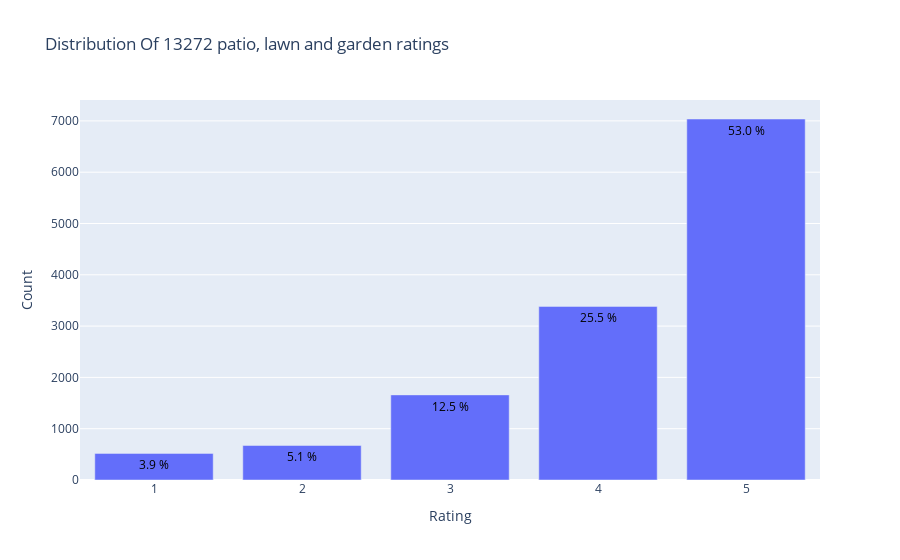

The notebook cell this image was saved under:
### Markdown cell above
### Ratings distribution

Here we are analyzing the distribution of ratings to understand among other things:

- The rating scale: is it 0-5, 1-5, 1-10....
- The distribution of the ratings: are the users biased to high or low rates?
- Are the users using the entire rating scale? e.g.: sometimes people performs binary ratings even if you provide them with a more granular scale (5 good, 1 bad and nothing in between)

### Code cell
from plotly.offline import init_notebook_mode, plot, iplot
import plotly.graph_objs as go
init_notebook_mode(connected=True)

# Count the number of times each rating appears in the dataset
data = df['overall'].value_counts().sort_index(ascending=False)

# Create the histogram
trace = go.Bar(x = data.index,
               text = ['{:.1f} %'.format(val) for val in (data.values / df.shape[0] * 100)],
               textposition = 'auto',
               textfont = dict(color = '#000000'),
               y = data.values,
               )
# Create layout
layout = dict(title = 'Distribution Of {} patio, lawn and garden ratings'.format(df.shape[0]),
              xaxis = dict(title = 'Rating'),
              yaxis = dict(title = 'Count'))
# Create plot
fig = go.Figure(data=[trace], layout=layout)
iplot(fig)

### Figure 1 — Plotly figure (JSON) as saved in the notebook; plotly's stock layout.template omitted (floating-point values rounded to 4 significant figures)
{"data": [{"text": ["53.0 %", "25.5 %", "12.5 %", "5.1 %", "3.9 %"], "textfont": {"color": "#000000"}, "textposition": "auto", "type": "bar", "x": [5, 4, 3, 2, 1], "y": [7037, 3384, 1659, 673, 519]}], "layout": {"title": {"text": "Distribution Of 13272 patio, lawn and garden ratings"}, "xaxis": {"title": {"text": "Rating"}}, "yaxis": {"title": {"text": "Count"}}}}
